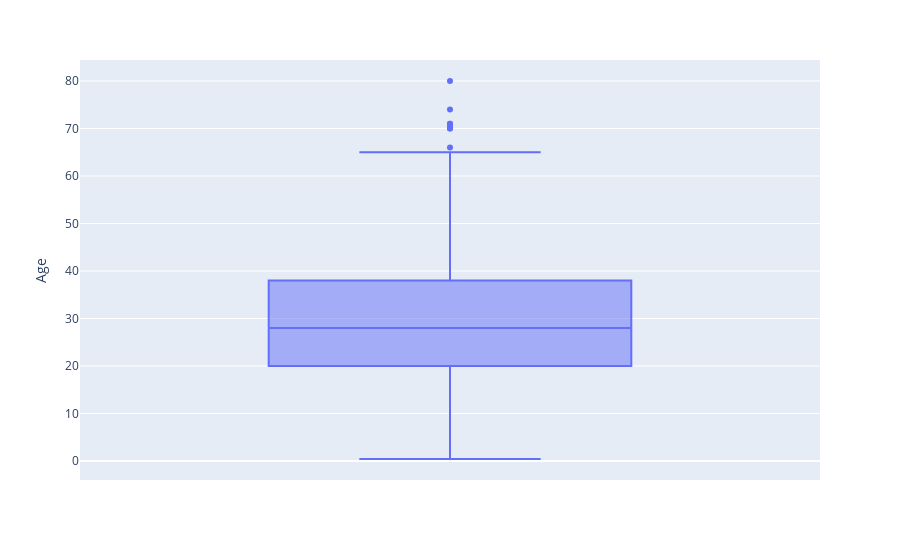

Notebook code cell kept with this figure:
### Code cell
fig = px.box(df, y="Age") 
#Destacando os outliers atraves do grafico de caixa (box plot)
fig.show()

### Figure 1 — Plotly figure (JSON) as saved in the notebook; plotly's stock layout.template omitted (floating-point values rounded to 4 significant figures; data arrays with more than 128 entries replaced by an {"elided": "..."} marker saying what was removed)
{"data": [{"alignmentgroup": "True", "hovertemplate": "Age=%{y}<extra></extra>", "legendgroup": "", "marker": {"color": "#636efa"}, "name": "", "notched": false, "offsetgroup": "", "orientation": "v", "showlegend": false, "type": "box", "x0": " ", "xaxis": "x", "y": {"elided": "891 float values"}, "y0": " ", "yaxis": "y"}], "layout": {"boxmode": "group", "legend": {"tracegroupgap": 0}, "margin": {"t": 60}, "xaxis": {"anchor": "y", "domain": [0, 1]}, "yaxis": {"anchor": "x", "domain": [0, 1], "title": {"text": "Age"}}}}
